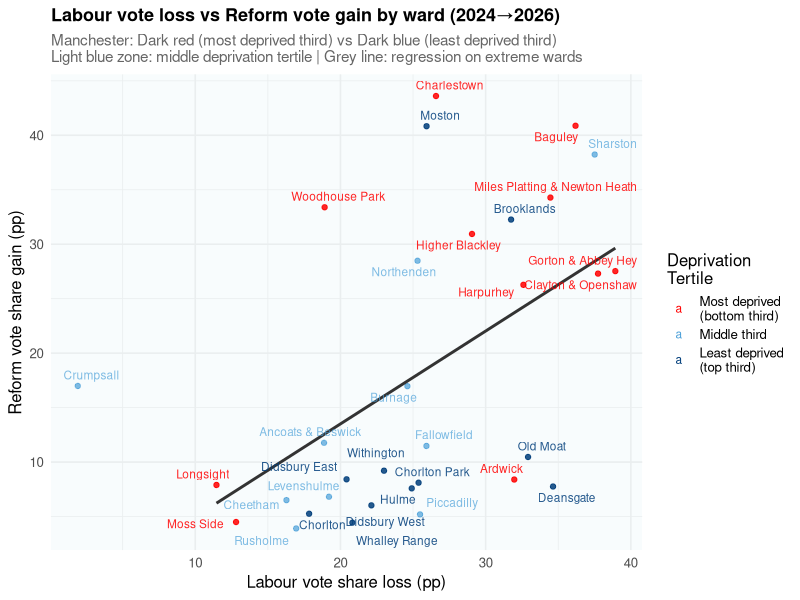

The R source for this figure:
# ============================================================
# MINIMAL CODE: Labour loss vs Reform gain
# Tertile deprivation only, no population size
# ============================================================

library(tidyverse)
library(ggplot2)
library(ggrepel)


df <- read_csv("manchester_election_socioeconomic.csv")

# Derived columns
df <- df %>%
  mutate(
    labour_loss      = -labour_shift,          # positive = Labour lost votes
    reform_gain      = reform_uk_shift,         # positive = Reform gained
    con_marginal     = con_share_2024 < 15,     # wards where Con was not a factor
    transfer_proxy   = labour_loss + reform_uk_2026,  # crude combined signal
    deprivation_cat  = case_when(
      imd_mean_decile <= 2 ~ "Most deprived (decile 1–2)",
      imd_mean_decile <= 4 ~ "Deprived (decile 3–4)",
      imd_mean_decile <= 6 ~ "Moderate (decile 5–6)",
      TRUE                 ~ "Least deprived (decile 7+)"
    ),
    deprivation_cat = factor(deprivation_cat, levels = c(
      "Most deprived (decile 1–2)", "Deprived (decile 3–4)",
      "Moderate (decile 5–6)", "Least deprived (decile 7+)"))
  )

# Create tertiles
manchester_tertiles <- df %>%
  pull(imd_mean_decile) %>%
  quantile(c(1/3, 2/3), na.rm = TRUE)

df_plot <- df %>%
  mutate(
    labour_loss = -labour_shift,
    reform_gain = reform_uk_shift,
    deprivation_tertile = case_when(
      imd_mean_decile <= manchester_tertiles[1] ~ "Most deprived\n(bottom third)",
      imd_mean_decile >= manchester_tertiles[2] ~ "Least deprived\n(top third)",
      TRUE ~ "Middle third"
    ),
    deprivation_tertile = factor(deprivation_tertile,
                                 levels = c("Most deprived\n(bottom third)",
                                            "Middle third",
                                            "Least deprived\n(top third)"))
  )

# Plot
p_reform <- df_plot %>%
  mutate(
    point_alpha = if_else(deprivation_tertile == "Middle third", 0.7, 0.85)
  ) %>%
  ggplot(aes(x = labour_loss, y = reform_gain, 
             colour = deprivation_tertile, label = ward, alpha = point_alpha)) +
  annotate("rect", xmin = -Inf, xmax = Inf, ymin = -Inf, ymax = Inf,
           fill = "#e8f4f8", alpha = 0.3) +
  geom_point(show.legend = FALSE) +
  geom_smooth(data = . %>% filter(deprivation_tertile != "Middle third"), 
              method = "lm", se = FALSE,
              colour = "#333333", fill = "#999999", alpha = 0.15, linewidth = 1) +
  geom_text_repel(size = 3, max.overlaps = 32, segment.colour = NA) +
  scale_colour_manual(
    values = c("Most deprived\n(bottom third)" = "red",
               "Middle third" = "#4a9fd8",
               "Least deprived\n(top third)" = "#003d7a"),
    name = "Deprivation\nTertile"
  ) +
  scale_alpha_identity() +
  labs(
    title = "Labour vote loss vs Reform vote gain by ward (2024→2026)",
    subtitle = "Manchester: Dark red (most deprived third) vs Dark blue (least deprived third)\nLight blue zone: middle deprivation tertile | Grey line: regression on extreme wards",
    x = "Labour vote share loss (pp)", 
    y = "Reform vote share gain (pp)"
  ) +
  theme_minimal(base_size = 12) +
  theme(
    legend.position = "right",
    plot.title = element_text(face = "bold", size = 13),
    plot.subtitle = element_text(size = 11, color = "gray40")
  )

ggsave("plot_labour_reform_tertiles.png", p_reform, width = 12, height = 7, dpi = 150)

cat("✓ Saved: plot_labour_reform_tertiles.png\n")

# Optional: Quick regression stats for the post
cat("\n=== Reform gain by deprivation tertile ===\n\n")

for (tertile in levels(df_plot$deprivation_tertile)) {
  subset_data <- df_plot %>% filter(deprivation_tertile == tertile)
  m <- lm(reform_gain ~ labour_loss, data = subset_data)
  coef_val <- coef(m)["labour_loss"]
  cat(sprintf("%s (n=%d): %.3f\n", tertile, nrow(subset_data), coef_val))
}
